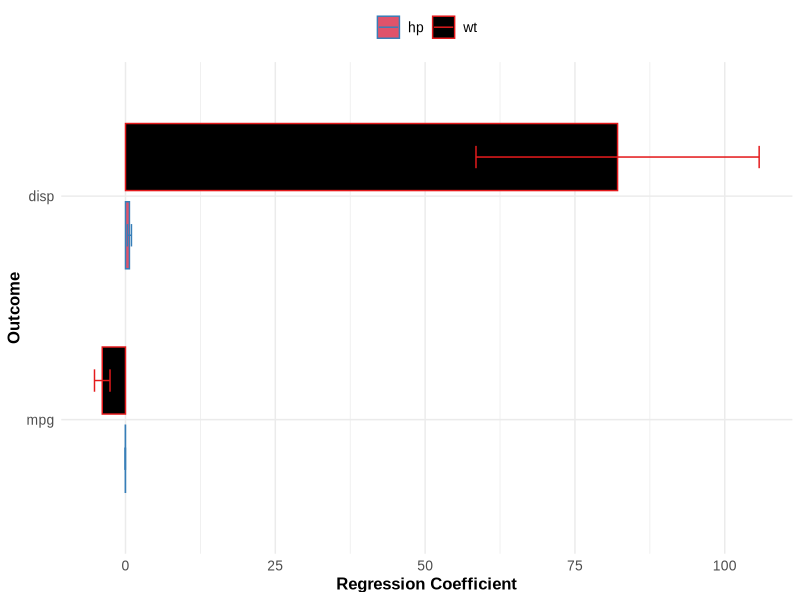

Source code (R):
### Plots regression coefficients for multiple outcomes on rows, and two predictors

library(ggplot2)
library(broom)
library(dplyr)

figure_multi_regCoefs <- function(data, predictors, outcomes) {
        results <- list()
        
        # Loop through each outcome and fit a regression model
        for (outcome in outcomes) {
                formula_str <- paste(outcome, "~", paste(predictors, collapse = " + "))
                model <- lm(as.formula(formula_str), data = data)
                tidy_res <- broom::tidy(model, conf.int = TRUE)
                
                # Filter out the intercept and bind to results
                tidy_res <- tidy_res %>% filter(term != "(Intercept)")
                tidy_res$outcome <- outcome
                results[[outcome]] <- tidy_res
        }
        
        # Combine results, add a column indicating fill color
        df <- bind_rows(results)
        df$fill_color <- ifelse(df$p.value < 0.05, as.character(df$term), "grey")
        
        # Sort outcomes based on the magnitude of the coefficient for the first predictor
        sorting_vector <- df %>% 
                filter(term == predictors[1]) %>%
                arrange((abs(estimate))) %>%
                pull(outcome)
        
        # Create the plot
        plot <- ggplot(df, aes(x = estimate, y = factor(outcome, levels = sorting_vector), fill = fill_color, group = term)) +
                geom_col(aes(color = fill_color), position = position_dodge(width = 0.7), width = 0.6) +
                geom_errorbarh(aes(xmin = conf.low, xmax = conf.high, color = fill_color), position = position_dodge(width = 0.7), height = 0.2) +
                scale_fill_manual(values = c("grey", setNames(palette("Set1")[1:length(predictors)], predictors))) +
                scale_color_manual(values = c("grey", setNames(palette("Set1")[1:length(predictors)], predictors))) +
                labs(x = "Regression Coefficient", y = "Outcome") +
                theme_minimal() +
                theme(
                        text = element_text(family = "Arial"),
                        legend.position = "top",
                        legend.title = element_blank(),
                        legend.text = element_text(size = 10),
                        axis.title = element_text(size = 12, face = "bold"),
                        axis.text = element_text(size = 10),
                        plot.title = element_text(size = 14, face = "bold")
                ) +
                guides(fill = guide_legend(title = "Predictor"), color = guide_legend(title = "Predictor"))
        
        return(plot)
}

# Example usage
data(mtcars)
plot <- figure_multi_regCoefs(mtcars, predictors = c("wt", "hp"), outcomes = c("mpg", "disp"))
print(plot)
